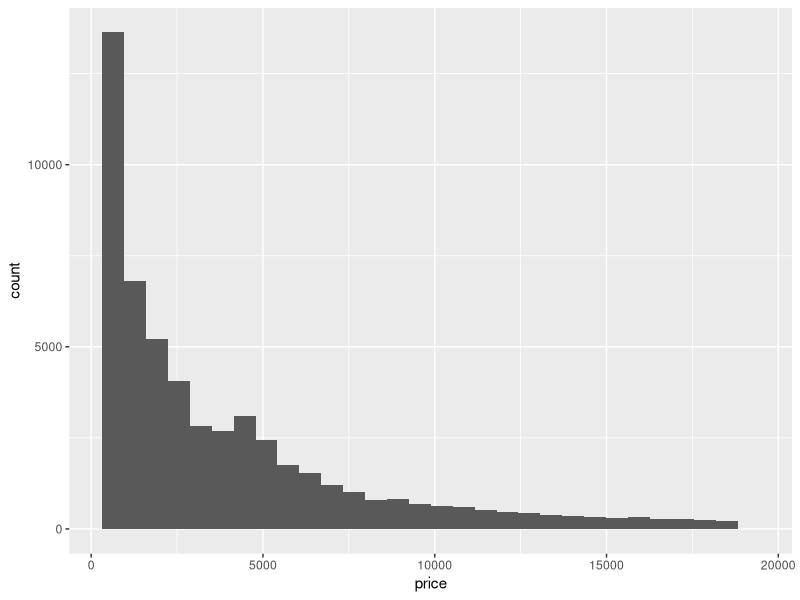
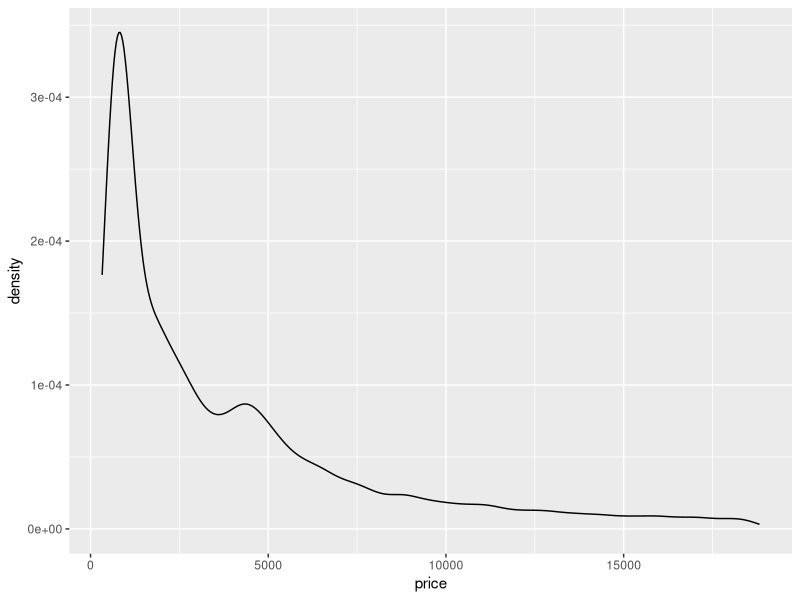
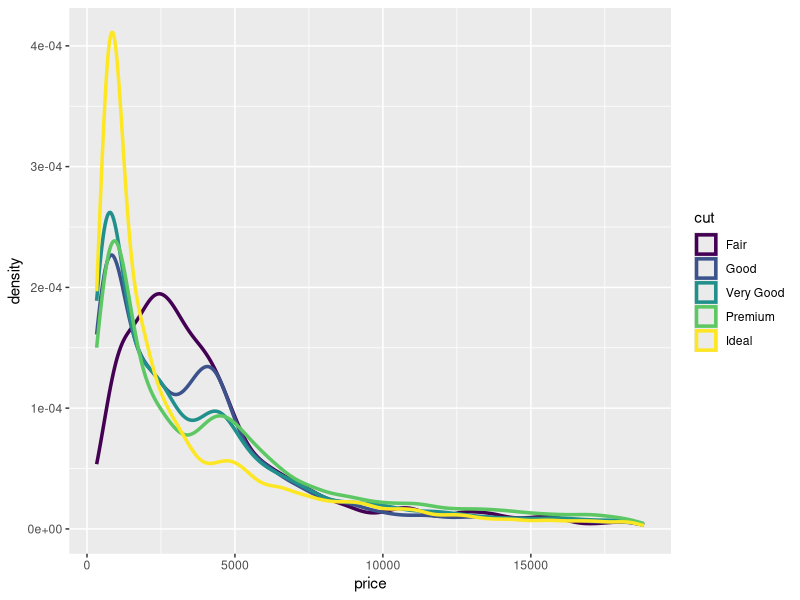
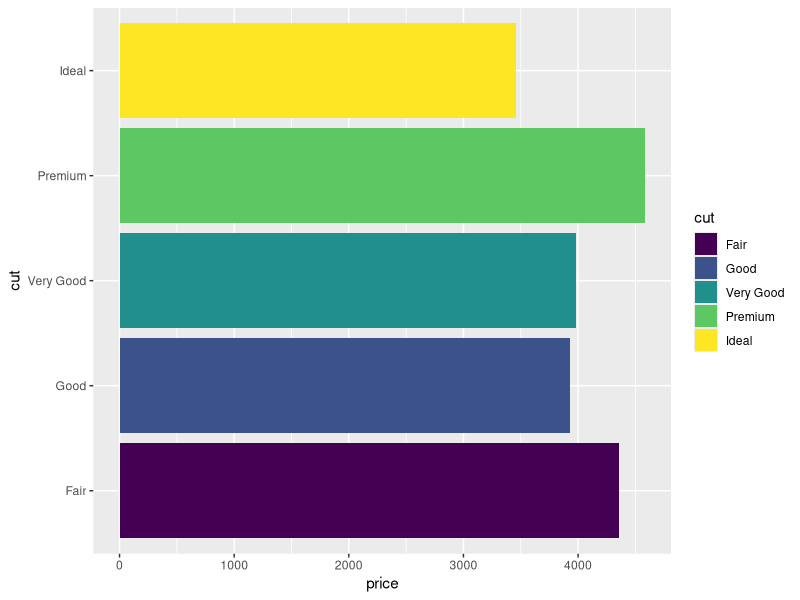
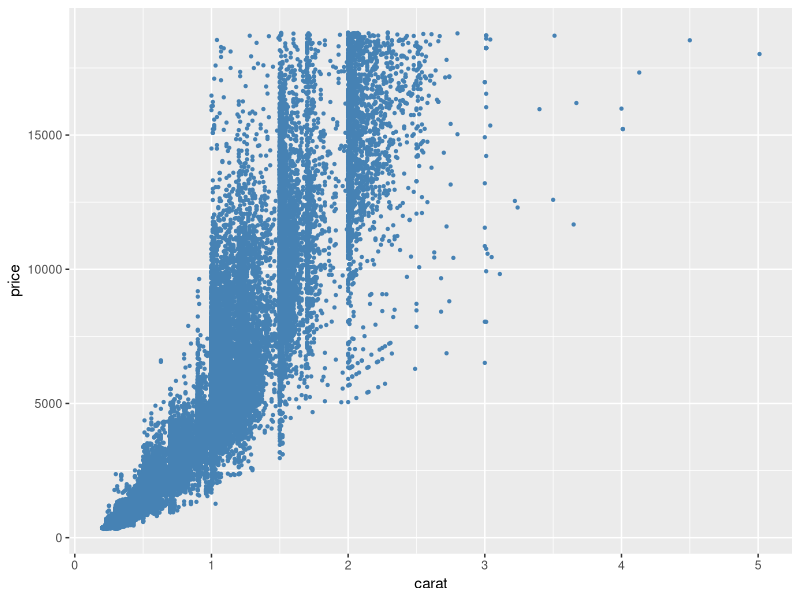

Generate these figures, in order, with R:
## ---- chunk 1
set.seed(617)
income = round(runif(n = 10,min = 50000,max = 80000)/1000)*1000
income
#round(runif(n = 10,min = 50000,max = 80000)/1000)*10000
## ---- chunk 2
class(income)
length(income)
max(income)
which.max(income)
which.min(income)
## ---- chunk 3
length(income)
## ---- chunk 4
which.max(income)
## ---- chunk 5
id = 1:10
set.seed(617)
age = round(runif(n=10,min = 25,max = 35))
set.seed(617)
gender = sample(c('Male','Female'),size=10,replace=T)
set.seed(617)
income = round(runif(n = 10,min = 50000,max = 80000)/1000)*1000
df = data.frame(id, age, gender, income)
## ---- chunk 6
head(df)
tail(df)
nrow(df)
ncol(df)
dim(df)
names(df)
str(df)
## ---- chunk 7
names(df)
## ---- chunk 8
str(df)

## ---- chunk 9
income[2]
income[c(1,3)]
income[-c(1,3)]
## ---- chunk 10

df[1,1]
df[1,4]
df[c(1,2),3]
df[,4]
df[,c(1,4)]



## ---- chunk 11
df[3]
## ---- chunk 12
income[c(3,4)]
## ---- chunk 13
df[4,4]

## ---- chunk 14
df[c(2,3),4]

## ---- chunk 15
df$income[2]
## ---- chunk 16
4 == 5
4 > 5
4 != 5
## ---- chunk 17
1:5 == 5
1:5 > 5
which(1:5 == 5)
1:5 != 5
## ---- chunk 18
c(0, 1, 0, 1) == T
c('Vishal', 'Rohan', 'Nikhil') == 'Nikhil'
## ---- chunk 19
priceCoffee = c(3.49, 3.99,4.99,5.99)
x = 1:5
daysofweek = c('Monday','Tuesday','Wednesday','Thursday','Friday')
## ---- chunk 20
priceCoffee = c(3.49, 3.99,4.99,5.99)
as.logical(sum(priceCoffee < 3 ))
any(priceCoffee < 3)
min(priceCoffee) <= 3

## ---- chunk 21
as.logical(sum(priceCoffee == 3.49 ))
any(priceCoffee == 3.49)
## ---- chunk 22
#install.packages('ggplot2')
library(ggplot2)
data("diamonds")
str(diamonds)

## ---- chunk 23

## ---- chunk 24
library(ggplot2)
data(diamonds)
## ---- chunk 25
sum(diamonds$'price' < 1000)
table(diamonds$price<1000)

## ---- chunk 26
table(diamonds$x==0)

## ---- chunk 27
which(diamonds$price == 0)
## ---- chunk 28
sum(diamonds$carat >4 )
## ---- chunk 29
any(diamonds$carat > 7 )
any( diamonds$carat > 8 )

## ---- chunk 30

## ---- chunk 31
mean(diamonds$price)
## ---- chunk 32

sd(diamonds$price)
## ---- chunk 33
range(diamonds$price)
## ---- chunk 34
table(diamonds$color)
## ---- chunk 35
tapply(X = diamonds$price , INDEX =diamonds$color , FUN =  'mean')

## ---- chunk 36

tapply(X = diamonds$price , INDEX =diamonds$cut , FUN =  'mean')
## ---- chunk 37
library(ggplot2)
ggplot(data=diamonds, aes(x=price))+
  geom_histogram()
## ---- chunk 38
ggplot(data=diamonds, aes(x=price))+
  geom_density()
## ---- chunk 39
ggplot(data=diamonds, aes(x=price, color=cut))+
  geom_density(size=1.2)
## ---- chunk 40
ggplot(data=diamonds, aes(x=cut, y=price, fill=cut))+
  geom_bar(position='dodge', stat='summary',fun.y='mean')+
  coord_flip()
## ---- chunk 41
ggplot(data=diamonds, aes(x=carat,y=price))+
  geom_point(color='steelblue', size=0.8)

#install.packages('contrib.url')

